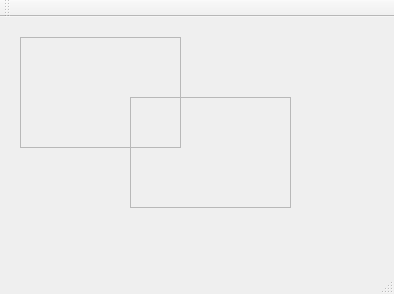
<?xml version="1.0" encoding="UTF-8"?>
<ui version="4.0">
 <class>MainWindow</class>
 <widget class="QMainWindow" name="MainWindow">
  <property name="geometry">
   <rect>
    <x>0</x>
    <y>0</y>
    <width>394</width>
    <height>294</height>
   </rect>
  </property>
  <property name="windowTitle">
   <string>MainWindow</string>
  </property>
  <widget class="QWidget" name="centralWidget">
   <widget class="ResizableFrame" name="resizableframe">
    <property name="geometry">
     <rect>
      <x>20</x>
      <y>20</y>
      <width>161</width>
      <height>111</height>
     </rect>
    </property>
    <property name="frameShape">
     <enum>QFrame::StyledPanel</enum>
    </property>
    <property name="frameShadow">
     <enum>QFrame::Raised</enum>
    </property>
    <zorder>resizableframe_2</zorder>
   </widget>
   <widget class="ResizableFrame" name="resizableframe_2">
    <property name="geometry">
     <rect>
      <x>130</x>
      <y>80</y>
      <width>161</width>
      <height>111</height>
     </rect>
    </property>
    <property name="frameShape">
     <enum>QFrame::StyledPanel</enum>
    </property>
    <property name="frameShadow">
     <enum>QFrame::Raised</enum>
    </property>
   </widget>
  </widget>
  <widget class="QMenuBar" name="menuBar">
   <property name="geometry">
    <rect>
     <x>0</x>
     <y>0</y>
     <width>394</width>
     <height>17</height>
    </rect>
   </property>
  </widget>
  <widget class="QToolBar" name="mainToolBar">
   <attribute name="toolBarArea">
    <enum>TopToolBarArea</enum>
   </attribute>
   <attribute name="toolBarBreak">
    <bool>false</bool>
   </attribute>
  </widget>
  <widget class="QStatusBar" name="statusBar"/>
 </widget>
 <layoutdefault spacing="6" margin="11"/>
 <customwidgets>
  <customwidget>
   <class>ResizableFrame</class>
   <extends>QFrame</extends>
   <header>resizableframe.h</header>
   <container>1</container>
  </customwidget>
 </customwidgets>
 <resources/>
 <connections/>
</ui>
